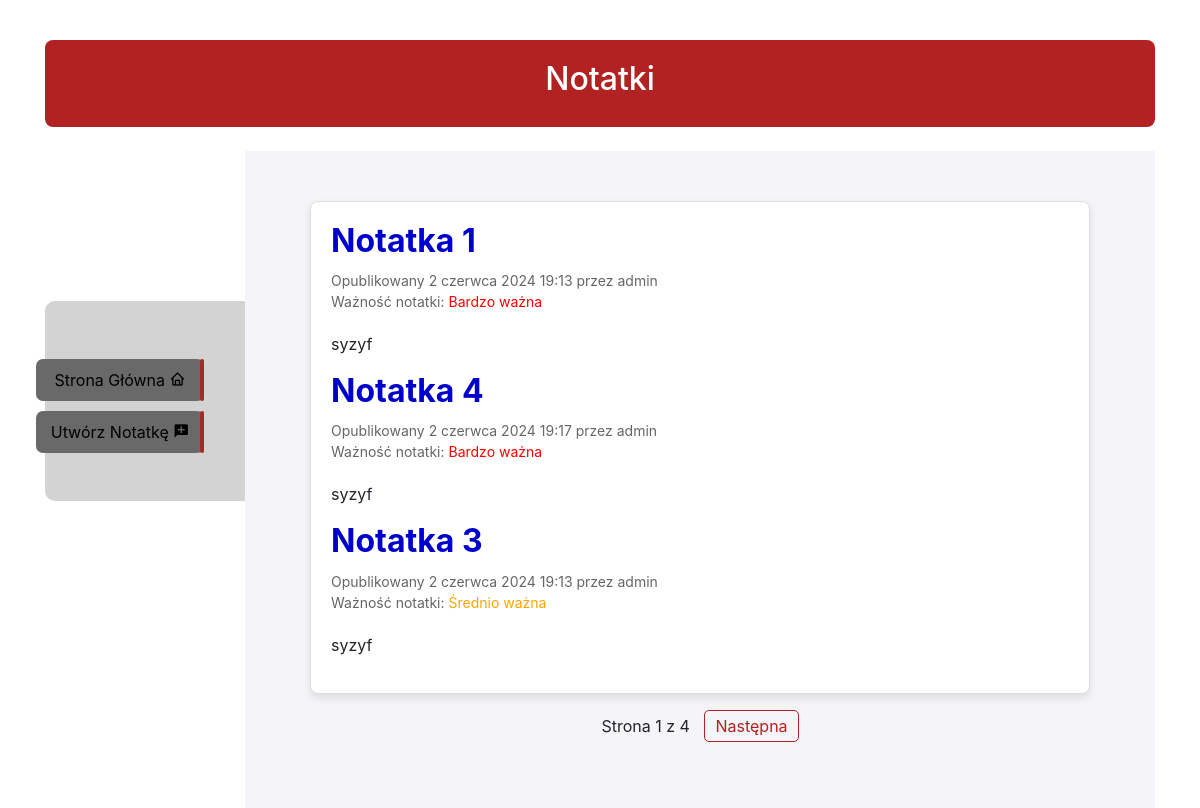
The app's page /, older data.
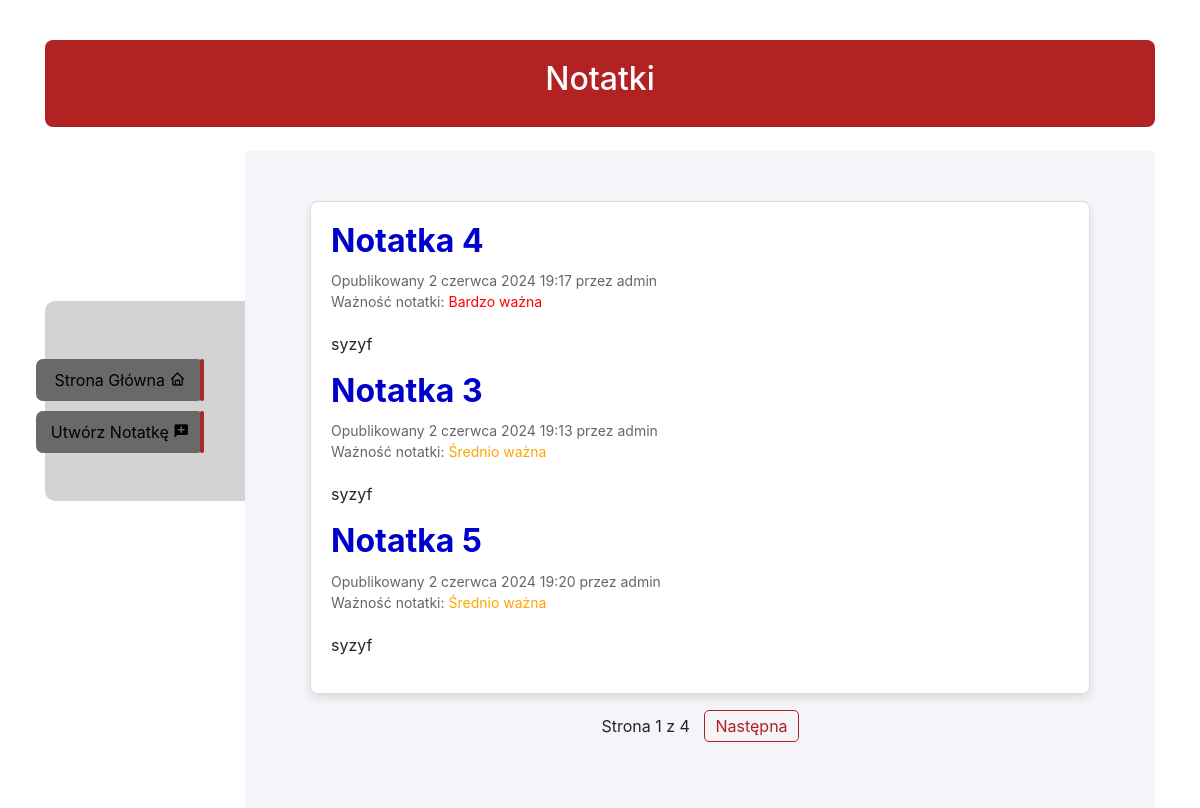
The same page, newer data.
### notatki/models.py (models this page shows, shortened)
class Note(models.Model):
    objects = models.Manager()
    published = PublishedManager()
    title = models.CharField(max_length=250)
    body = models.TextField()
    PRIORITY_CHOICES = (
        ('1_high', "Bardzo ważne"),
        ('2_medium', "Średnio ważne"),
        ('3_low', "Mało ważne")
    )
    priority = models.CharField(max_length=10, choices=PRIORITY_CHOICES,
                                default='medium')
    publish = models.DateTimeField(default=timezone.now)
    created = models.DateTimeField(auto_now_add=True)
    updated = models.DateTimeField(auto_now=True)
    STATUS_CHOICES = (
        ('draft', 'Draft'),
        ('published', 'Opublikowany')
    )
    status = models.CharField(max_length=10, choices=STATUS_CHOICES,
                              default='published')
    slug = models.SlugField(max_length=250, unique_for_date='publish')
    author = models.ForeignKey(User, on_delete=models.CASCADE, related_name='blog_posts')
    class Meta:
        ordering = ('-publish',)
    def get_absolute_url(self):
        return reverse('notatki:note_detail', args=[self.publish.year,
                                                    self.publish.month,
                                                    self.publish.day,
                                                    self.slug])
    class Meta:
        ordering = ('created',)

### notatki/views.py (the view)
# urls.py: path('', views.NoteListView.as_view(), name='note_list'),
class NoteListView(ListView):
    queryset = Note.published.all().order_by('priority')
    context_object_name = 'notes'
    paginate_by = 3
    template_name = 'notatki/post/list.html'

### notatki/templates/notatki/post/list.html (shortened to what this page needs)
{% extends "notatki/base.html" %}
{% block content %}
    <div class="main-container">
    <div class="navbar">
        <ul>
            <a href="/"><li>Strona Główna  <i class='bx bx-home'></i></li></a>
            <a href="create"><li>Utwórz Notatkę <i class='bx bxs-comment-add'></i></li></a>
        </ul>
    </div>
<div class="note-main">
    <div class="container">
        <div class="notes">
            {% for note in notes %}
            <h2><a href="{{ note.get_absolute_url }}">{{ note.title }}</a></h2>
            <p class="date">
                Opublikowany {{ note.publish }} przez {{ note.author }}<br>
                Ważność notatki:
                {% if note.priority == "3_low" %}
                    <span style="color: green;">Mało ważna</span>
                {% elif note.priority == "2_medium" %}
                    <span style="color: orange;">Średnio ważna</span>
                {% else %}
                    <span style="color: red;">Bardzo ważna</span>
                {% endif %}
            </p>
            {{ note.body|truncatewords:30|linebreaks }}
            {% endfor %}
        </div>
    {% include "notatki/pagination.html" with page=page_obj %}
{% endblock %}

### notatki/templates/notatki/base.html (shortened to what this page needs)
{% load static %}
<!DOCTYPE html>
<html lang="pl">
<head>
    <link href="{% static 'css/blog.css' %}" rel="stylesheet">
    <link href="{% static 'css/detail.css' %}" rel="stylesheet">
    <link href="{% static 'css/create.css' %}" rel="stylesheet">
    <link href="https://maxcdn.bootstrapcdn.com/bootstrap/4.5.2/css/bootstrap.min.css" rel="stylesheet">
    <link href='https://unpkg.com/boxicons@2.1.1/css/boxicons.min.css' rel='stylesheet'>
</head>
<body>
<div class ="container mt-5">
    <div class="row">
        <div class="col-12 sidebar">
         <div class="header">
            <h2>Notatki</h2>
        </div>
    <div class="row mt-4">
        <div class="col-12" id="content">
        {% block content %}
        {% endblock %}
    </div>
    </div>
    </div>
    </div>
</div>
</body>
</html>

### notatki/templates/notatki/pagination.html (shortened to what this page needs)
<div class="pagination">
    <span class="step-links">
    <span class="current">
        Strona {{ page.number }} z {{ page.paginator.num_pages }}
    </span>
        {% if page.has_next %}
            <a href="?page={{ page.next_page_number }}">Następna</a>
        {% endif %}
    </span>
</div>

### notatki/static/css/blog.css (style rules this page uses)
body { margin: 0; padding: 0; box-sizing: border-box; font-family: 'Montserrat', sans-serif; }
.main-container { display: flex; }
.navbar { background-color: lightgrey; width: 200px; height: 200px; border-top-left-radius: 10px; border-bottom-left-radius: 10px; display: flex; flex-direction: column; align-items: center; padding-top: 10px; margin-top: 150px; }
.navbar ul { list-style: none; padding: 0; margin: 0; width: 100%; margin-top: 40px; }
.navbar li { background-color: dimgrey; color: black; border-radius: 7px; margin: 10px 0; padding: 9px; text-align: center; position: relative; right: 25px; transition: all 0.3s ease; }
.navbar li::before { content: ''; position: absolute; top: 0; right: 0; width: 0; height: 100%; border-radius: 8px; border: 2px solid brown; transition: width 0.3s ease; }
.navbar li i { color: black; }
.note-main { display: flex; justify-content: space-between; padding: 50px; background-color: #f0f0f0; flex-grow: 1; }
.container { flex: 3; margin-right: 20px; }
.notes { background-color: #fff; border: 1px solid #ddd; border-radius: 8px; padding: 20px; margin-bottom: 20px; box-shadow: 0 4px 8px rgba(0, 0, 0, 0.1); transition: box-shadow 0.3s ease; }
.notes a { text-decoration: none; color: #0000CD; font-weight: 700; }
.notes h2 { margin-bottom: 10px; }
.pagination { display: flex; justify-content: center; align-items: center; font-size: 16px; margin: 20px 0; }
.pagination a { text-decoration: none; color: #B22222; margin-left: 10px; padding: 5px 10px; border: 1px solid #B22222; border-radius: 5px; transition: background-color 0.3s ease, color 0.3s ease; }
.header { background-color: #B22222; color: white; padding: 20px; border-radius: 8px; text-align: center; margin-bottom: 20px; }

### notatki/static/css/detail.css (style rules this page uses)
.note-main { display: flex; justify-content: center; padding: 50px; background-color: #f4f4f9; }
.container { flex: 3; margin-right: 20px; }
.date { font-size: 14px; color: #666; margin-bottom: 20px; }

### notatki/static/css/create.css (style rules this page uses)
body { display: flex; justify-content: center; align-items: center; height: 100vh; background-color: #f4f4f9; }

Row changes from the older to the newer data that the page shows:
removed Note: title "Notatka 1", publish "2 czerwca 2024 19:13", author "admin", priority "Bardzo ważna", body "syzyf"
now on this page (row unchanged): Note: title "Notatka 5", publish "2 czerwca 2024 19:20", author "admin", priority "Średnio ważna", body "syzyf"
